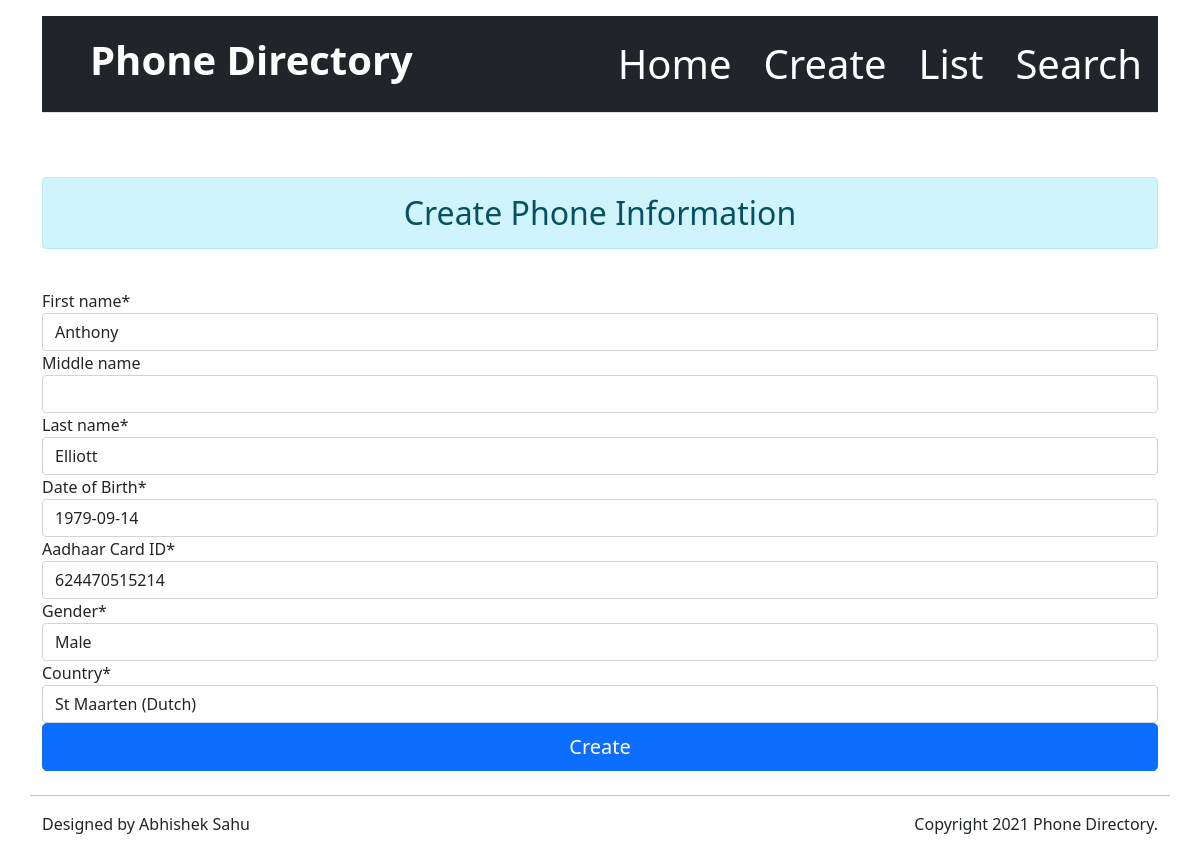
The page /phone/edit/5 on the database its author committed.
### phone/models.py (models this page shows, shortened)
class PhoneModel(models.Model):
    gender_choice = (('Male','Male'),('Female','Female'))
    phone_id = models.BigAutoField(primary_key = True)
    first_name = models.CharField(max_length=10)
    middle_name = models.CharField(max_length=10,null=True,blank=True)
    last_name = models.CharField(max_length=10)
    phone = models.BigIntegerField()
    email = models.EmailField()
    date_of_birth = models.DateField(verbose_name='Date of Birth',null=True)
    aadhaar_id = models.BigIntegerField(verbose_name='Aadhaar Card ID',null=True)
    gender = models.CharField(choices=gender_choice,max_length=6)
    country = CountryField(blank_label='(select country)',null=True)

### phone/views.py (the view)
# urls.py: path('edit/<int:pk>',EditPhoneView.as_view(),name='phone-edit'),
class EditPhoneView(UpdateView):
    model = PhoneModel
    form_class = PhoneUpdateForm
    template_name = 'phone/edit.html'
    success_url = reverse_lazy('phone:phone-list')

### phone/forms.py
class PhoneUpdateForm(forms.ModelForm):
    class Meta:
        model = PhoneModel
        exclude = ['phone','email']

### phone/templates/phone/edit.html (shortened to what this page needs)
{% extends 'phone/base.html' %}
{% load crispy_forms_tags %}
{% block content %}
<div class="container py-4">
  <h2 class="text-center alert alert-info">Create Phone Information</h2>
  <br>
  <form method="post">
    {{ form|crispy }}
    <button class="w-100 btn btn-lg btn-primary" type="submit">Create</button>
  </form>
</div>
{% endblock %}

### rows shown on the page
PhoneModel: first_name "Anthony", last_name "Elliott", date_of_birth "1979-09-14", aadhaar_id "624470515214", gender "Male", country "St Maarten (Dutch)"
